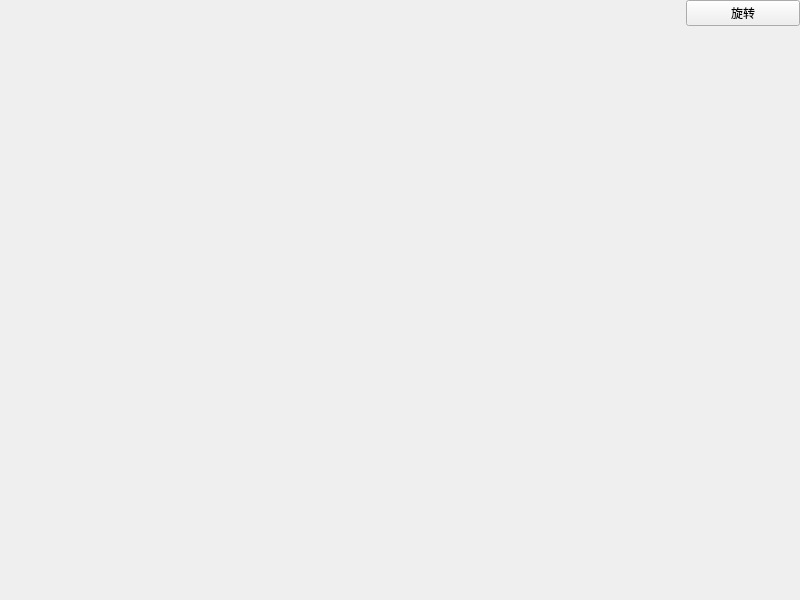
<?xml version="1.0" encoding="UTF-8"?>
<ui version="4.0">
 <class>MainWindow</class>
 <widget class="QMainWindow" name="MainWindow">
  <property name="enabled">
   <bool>true</bool>
  </property>
  <property name="geometry">
   <rect>
    <x>0</x>
    <y>0</y>
    <width>800</width>
    <height>600</height>
   </rect>
  </property>
  <property name="windowTitle">
   <string>MainWindow</string>
  </property>
  <widget class="QWidget" name="centralWidget">
   <property name="enabled">
    <bool>true</bool>
   </property>
   <layout class="QHBoxLayout" name="horizontalLayout_2">
    <property name="leftMargin">
     <number>0</number>
    </property>
    <property name="topMargin">
     <number>0</number>
    </property>
    <property name="rightMargin">
     <number>0</number>
    </property>
    <property name="bottomMargin">
     <number>0</number>
    </property>
    <item>
     <layout class="QHBoxLayout" name="horizontalLayout" stretch="6,1">
      <item>
       <layout class="QVBoxLayout" name="openGlLayout"/>
      </item>
      <item>
       <layout class="QVBoxLayout" name="ctrlLayout">
        <property name="spacing">
         <number>6</number>
        </property>
        <item>
         <widget class="QPushButton" name="pushButton">
          <property name="text">
           <string>旋转</string>
          </property>
         </widget>
        </item>
        <item>
         <spacer name="verticalSpacer">
          <property name="orientation">
           <enum>Qt::Vertical</enum>
          </property>
          <property name="sizeHint" stdset="0">
           <size>
            <width>20</width>
            <height>40</height>
           </size>
          </property>
         </spacer>
        </item>
       </layout>
      </item>
     </layout>
    </item>
   </layout>
  </widget>
 </widget>
 <layoutdefault spacing="6" margin="11"/>
 <resources/>
 <connections/>
</ui>
